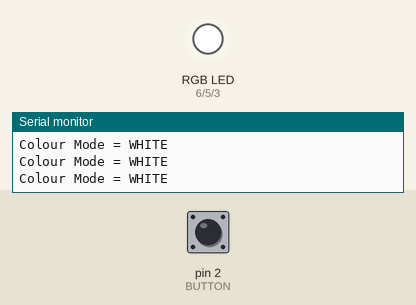
Simulated run of this sketch. Board: Arduino Uno, built with avr-gcc and run on an emulated ATmega328P. Shown: an RGB LED mixed from three pins (HIGH = lit), the last lines printed to the serial monitor. The test bench sets the inputs (shaded band); at power-on: pin 2 (BUTTON) HIGH.

Above: at 1.2 s.
1.3 s: pin 2 (BUTTON) pulled LOW for 0.15 s
At 2.7 s:
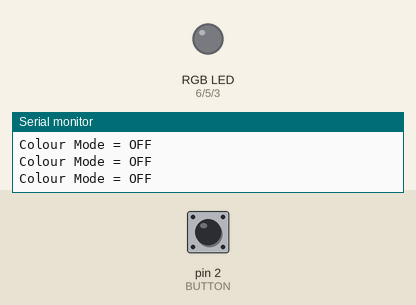
3.3 s: pin 2 (BUTTON) pulled LOW for 1 s
7.3 s: pin 2 (BUTTON) pulsed LOW 5 times (0.12 s each, 0.3 s apart)
At 9.6 s:
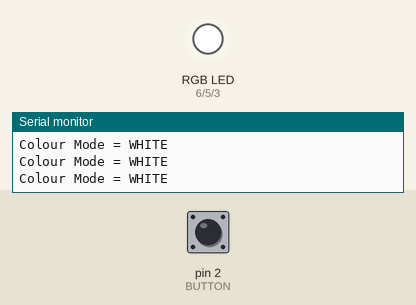
11.8 s: pin 2 (BUTTON) pulsed LOW 2 times (0.12 s each, 0.3 s apart)
At 13.0 s:
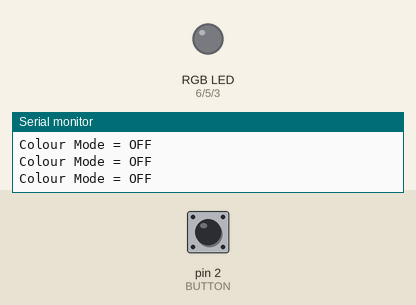
15.4 s: pin 2 (BUTTON) pulled LOW for 3.2 s
At 20.3 s:
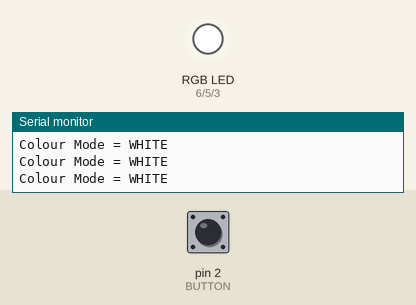
Timing chart, 0 to 21.4 s (numbered marks = the images above; inputs shaded):
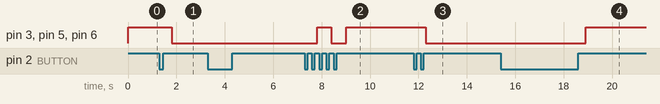

The sketch:

9_PB_Not_Pressed_RGB_White.ino
```cpp
/*
  PB RGB (WHITE)
  When pushbutotn not pressed RGB colour is white (blue = 255, green = 255, red = 255)
  When pushbutton is pressed RGB colour is off (blue = 0, green = 0, red = 0)
  RGB LED value ranges between 0-255 using an analog output, value of pin or colour determines display of RGB LED
  Use pinMode to set pins as outputs, and use analog write to set value of outputs of the RGB LED
  Use serial begin to start serial monitoring, and use serial.print or serial.println to print value
  Use pinmode, set pin 2 as input pullup (pushbutton). It reads a digital input on pin 2 and prints the results to the Serial Monitor.
  Use mode to set each function
*/

//set pin numbers
const int BLUE = 3;
const int GREEN = 5;
const int RED = 6;
const int BUTTON = 2;

//colour mode
int mode = 0;

//change in variable
int buttonState = 0; //variable for reading pushbutton status

// the setup function runs once when you press reset or power the board
void setup() {

//led lights (RGB)
Serial.begin(9600); // start serial connection
pinMode(RED, OUTPUT); // setting red (pin 6) as output (RGB LED)
pinMode(GREEN, OUTPUT); // setting green (pin 5) as output (RGB LED)
pinMode(BLUE, OUTPUT); // setting blue (pin 3) as output (RGB LED)

//setup buttons
pinMode(BUTTON, INPUT_PULLUP);
}

// the loop routine runs over and over again forever
void loop() {

buttonState = digitalRead(BUTTON); // read the input pin

// setting state of pushbutton
if (digitalRead(BUTTON) == LOW) {
mode = mode + 1; // setting mode for each function
delay(500); // delay between each read
}

//white
if (mode == 0) {
analogWrite(BLUE, 255); // Turns on the pin or colour on the RGB LED ranges between 0-255 for analog outputs, 255 highest value
analogWrite(GREEN, 255); // Turns on the pin or colour on the RGB LED ranges between 0-255 for analog outputs, 255 highest value
analogWrite(RED, 255); // Turns on the pin or colour on the RGB LED ranges between 0-255 for analog outputs, 255 highest value
Serial.print("Colour Mode = "); // print out the state of the button
Serial.println("WHITE"); // pushbutton print value
}

//off
if (mode == 1) {
analogWrite(BLUE, 0); // Turns off the pin or colour on the RGB LED ranges between 0-255 for analog outputs, 0 lowest value
analogWrite(GREEN, 0); // Turns off the pin or colour on the RGB LED ranges between 0-255 for analog outputs, 0 lowest value
analogWrite(RED, 0); // Turns off the pin or colour on the RGB LED ranges between 0-255 for analog outputs, 0 lowest value
Serial.print("Colour Mode = "); // print out the state of the button
Serial.println("OFF"); // pushbutton print value
}

//switch off
if (mode == 2) {
mode = 0; // mode off, switches off
}

}
```

Measured:
- after the input at 1.3 s, pin 3 (BLUE), pin 5 (GREEN), pin 6 (RED): HIGH → LOW after 0.51 s
- after the input at 7.3 s, pin 3 (BLUE), pin 5 (GREEN), pin 6 (RED): LOW → HIGH after 0.52 s, → LOW 0.59 s later, → HIGH 0.61 s later
- after the input at 11.8 s, pin 3 (BLUE), pin 5 (GREEN), pin 6 (RED): HIGH → LOW after 0.51 s
- after the input at 15.4 s, pin 3 (BLUE), pin 5 (GREEN), pin 6 (RED): LOW → HIGH after 3.5 s
